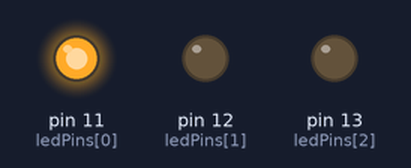
Simulated run of this sketch. Board: Arduino Uno, built with avr-gcc and run on an emulated ATmega328P. On the bench: output pins drawn as LEDs (lit = HIGH).

Above: at 0.5 s.
At 1.5 s:
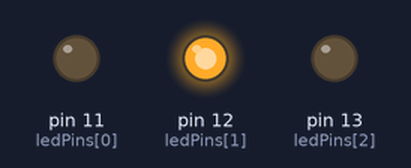
At 5.5 s:
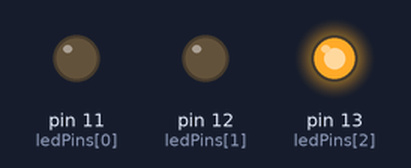
Timing chart, 0 to 6.9 s (numbered marks = the images above):
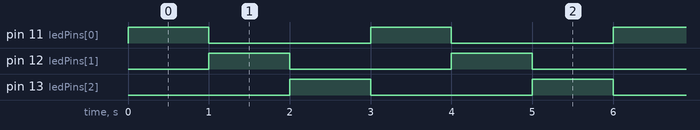

The sketch:

Blink.ino
```cpp
int ledPins[] = {11,12,13};
  void setup() {
  // initialize digital pin LED_BUILTIN as an output.
    pinMode(ledPins[0], OUTPUT);
    pinMode(ledPins[1], OUTPUT);
    pinMode(ledPins[2], OUTPUT);
   }
// the loop function runs over and over again forever
  void loop() {
    digitalWrite(ledPins[0], HIGH);  // turn the LED on
    digitalWrite(ledPins[1], LOW);
    digitalWrite(ledPins[2], LOW);
      delay(1000);
    digitalWrite(ledPins[0], LOW);
    digitalWrite(ledPins[1], HIGH);
    digitalWrite(ledPins[2], LOW);
      delay(1000);
    digitalWrite(ledPins[0], LOW);
    digitalWrite(ledPins[1], LOW);
    digitalWrite(ledPins[2], HIGH);
      delay(1000);
    }
```

Measured:
- by itself, pin 11 (ledPins[0]), pin 12 (ledPins[1]), pin 13 (ledPins[2]): alternates HIGH for 1.0 s and LOW for 2.0 s
- by itself, everything shown: repeats every 3.0 s, in 3 steps
